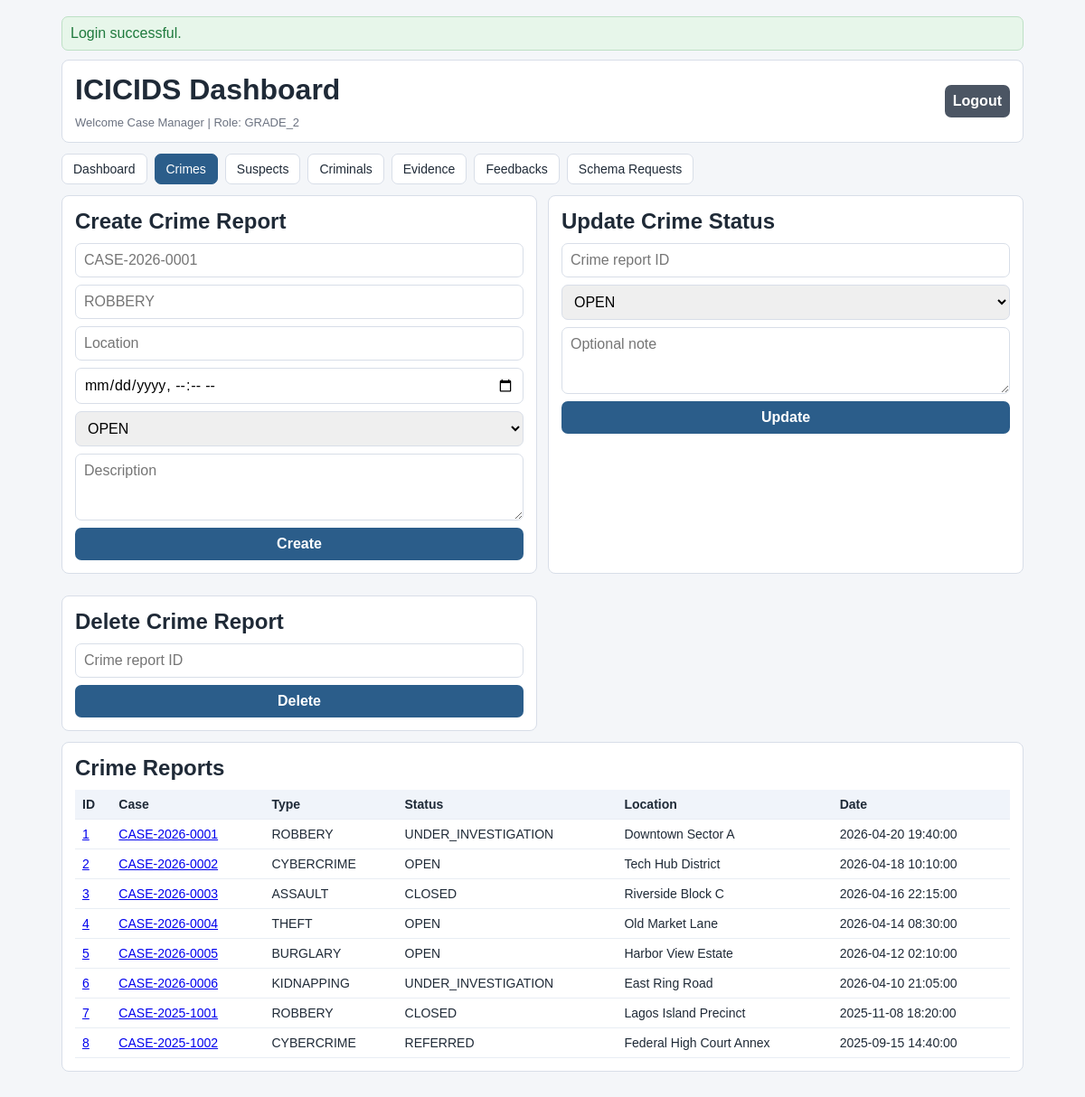
/index.php?view=crimes (signed in), run on the app's committed database.
### tables this page shows
CREATE TABLE crime_reports (
    id BIGINT UNSIGNED AUTO_INCREMENT PRIMARY KEY,
    case_number VARCHAR(40) NOT NULL UNIQUE,
    crime_type VARCHAR(120) NOT NULL,
    location_text VARCHAR(255) NOT NULL,
    latitude DECIMAL(10,8) NULL,
    longitude DECIMAL(11,8) NULL,
    crime_datetime DATETIME NOT NULL,
    description TEXT NOT NULL,
    investigation_status ENUM('OPEN', 'UNDER_INVESTIGATION', 'SUSPENDED', 'CLOSED', 'REFERRED') NOT NULL DEFAULT 'OPEN',
    reported_by_officer_id BIGINT UNSIGNED NOT NULL,
    assigned_officer_id BIGINT UNSIGNED NULL,
    created_at DATETIME NOT NULL DEFAULT CURRENT_TIMESTAMP,
    updated_at DATETIME NOT NULL DEFAULT CURRENT_TIMESTAMP ON UPDATE CURRENT_TIMESTAMP,
    CONSTRAINT fk_crime_reports_reported_by
        FOREIGN KEY (reported_by_officer_id) REFERENCES officers(id)
        ON UPDATE CASCADE ON DELETE RESTRICT,
    CONSTRAINT fk_crime_reports_assigned_to
        FOREIGN KEY (assigned_officer_id) REFERENCES officers(id)
        ON UPDATE CASCADE ON DELETE SET NULL,
    INDEX idx_crime_reports_type (crime_type),
    INDEX idx_crime_reports_status (investigation_status),
    INDEX idx_crime_reports_datetime (crime_datetime),
    INDEX idx_crime_reports_reported_by (reported_by_officer_id),
    INDEX idx_crime_reports_assigned (assigned_officer_id)
);

### Auth.php (called while the page is built, shortened)
<?php
final class Auth
{
    public function isAuthenticated(): bool
    {
        return isset($_SESSION[self::SESSION_KEY]);
    }
    public function currentOfficer(): ?array
    {
        return $_SESSION[self::SESSION_KEY];
    }
    public function enforce(string $operation, ?string $table = null): void
    {
        $officer = $this->currentOfficer();
        $rank = (string)$officer['rank'];
        $normalizedOperation = strtoupper(trim($operation));
        $normalizedTable = $table !== null ? strtolower(trim($table)) : null;
        if (
            $normalizedOperation === 'READ'
            && in_array($normalizedTable, ['officer_activity', 'login_logs'], true)
            && $rank !== self::ROLE_GRADE_1
        ) {
            throw new RuntimeException('Permission denied. Audit logs are restricted to Grade 1 officer.');
        }
        if ($rank === self::ROLE_GRADE_2) {
            $createTables = [
                'crime_reports',
                'suspects',
                'criminals',
                'evidence',
                'crime_report_suspects',
                'crime_report_evidence',
                'suspect_evidence',
                'criminal_history',
                'criminal_aliases',
            ];
            $deleteTables = [
                'crime_reports',
                'suspects',
                'criminals',
                'evidence',
                'crime_report_suspects',
                'crime_report_evidence',
                'suspect_evidence',
                'criminal_history',
                'criminal_aliases',
            ];
            if ($normalizedOperation === 'READ' || $normalizedOperation === 'UPDATE') {
                return;
            }
            if (
                $normalizedOperation === 'CREATE'
                && in_array($normalizedTable, array_merge($createTables, ['schema_requests', 'feedbacks']), true)
            ) {
                return;
            }
            if ($normalizedOperation === 'DELETE' && in_array($normalizedTable, $deleteTables, true)) {
                return;
            }
            throw new RuntimeException('Permission denied for Grade 2 officer.');
        }
        throw new RuntimeException('Unknown role. Access denied.');
    }
    public function can(string $operation, ?string $table = null): bool
    {
        try {
            return true;
        } catch (Throwable $e) {
            return false;
        }
    }
}

### CrimeAndSuspectManager.php (called while the page is built, shortened)
<?php
require_once __DIR__ . '/Auth.php';
final class CrimeAndSuspectManager
{
    private PDO $db;
    public function __construct(PDO $db, Auth $auth, AuditLogger $auditLogger)
    {
        $this->db = $db;
        $this->auth = $auth;
    }
    public function listCrimeReports(?string $status = null, ?string $crimeType = null, int $limit = 100): array
    {
        $sql = 'SELECT * FROM crime_reports WHERE 1=1';
        $params = [];
        $sql .= ' ORDER BY crime_datetime DESC LIMIT :limit';
        $stmt = $this->db->prepare($sql);
        $stmt->bindValue(':limit', max(1, $limit), PDO::PARAM_INT);
        $stmt->execute();
        return $stmt->fetchAll();
    }
}

### crimes.php (the view, shortened to what this page needs)
<?php
$crimeReports = $crimeReports ?? [];
$canDeleteCrime = $canDeleteCrime ?? false;
?>
<div class="grid-2">
    <?php if ($canCreateCrime): ?>
        <section class="card">
            <h2>Create Crime Report</h2>
            <form method="post" data-validate-crime="true">
                <input name="case_number" required placeholder="CASE-2026-0001" pattern="CASE-[0-9]{4}-[0-9]{4}" title="Use CASE-YYYY-0001 format" data-upper="true">
                <input name="crime_type" required placeholder="ROBBERY">
                <input name="location_text" required placeholder="Location">
                <input type="datetime-local" name="crime_datetime" required>
                <select name="investigation_status">
                    <option>OPEN</option>
                </select>
                <textarea name="description" rows="3" required placeholder="Description"></textarea>
                <button type="submit">Create</button>
            </form>
        </section>
    <?php endif; ?>
    <?php if ($canUpdateCrime): ?>
        <section class="card">
            <h2>Update Crime Status</h2>
            <form method="post">
                <input type="number" name="crime_report_id" required placeholder="Crime report ID">
                <select name="new_status">
                    <option>OPEN</option>
                </select>
                <textarea name="status_note" rows="3" placeholder="Optional note"></textarea>
                <button type="submit">Update</button>
            </form>
        </section>
    <?php endif; ?>
    <?php if ($canDeleteCrime): ?>
        <section class="card">
            <h2>Delete Crime Report</h2>
            <form method="post">
                <input type="number" name="crime_report_id" required placeholder="Crime report ID">
                <button type="submit">Delete</button>
            </form>
        </section>
    <?php endif; ?>
</div>
<section class="card">
    <h2>Crime Reports</h2>
    <div class="table-wrap">
        <table>
            <thead><tr><th>ID</th><th>Case</th><th>Type</th><th>Status</th><th>Location</th><th>Date</th></tr></thead>
            <tbody>
            <?php foreach ($crimeReports as $row): ?>
                <tr>
                    <td><a href="index.php?view=crimes&crime_id=<?= h((string)$row['id']) ?>"><?= h((string)$row['id']) ?></a></td>
                    <td><a href="index.php?view=crimes&crime_id=<?= h((string)$row['id']) ?>"><?= h((string)$row['case_number']) ?></a></td>
                    <td><?= h((string)$row['crime_type']) ?></td>
                    <td><?= h((string)$row['investigation_status']) ?></td>
                    <td><?= h((string)$row['location_text']) ?></td>
                    <td><?= h((string)$row['crime_datetime']) ?></td>
                </tr>
            <?php endforeach; ?>
            </tbody>
        </table>
    </div>
</section>

### style.css (style rules this page uses)
* { box-sizing: border-box; }
body { margin: 0; font-family: Tahoma, Verdana, sans-serif; background: var(--bg); color: var(--text); }
.card { background: var(--card); border: 1px solid var(--line); border-radius: 8px; padding: 14px; margin-bottom: 12px; }
h1, h2 { margin: 0 0 10px; }
.grid-2 { display: grid; grid-template-columns: 1fr 1fr; gap: 12px; }
form { display: grid; gap: 8px; }
input, select, textarea, button { width: 100%; border: 1px solid var(--line); border-radius: 7px; padding: 9px; font: inherit; }
button { background: var(--primary); color: #fff; border: none; cursor: pointer; font-weight: 700; }
.table-wrap { overflow-x: auto; }
table { width: 100%; border-collapse: collapse; font-size: 14px; }
th, td { border-bottom: 1px solid #e8edf4; padding: 8px; text-align: left; }
th { background: #f0f4fa; }

### data on the page
crime_reports: id "1", case_number "CASE-2026-0001", crime_type "ROBBERY", investigation_status "UNDER_INVESTIGATION", location_text "Downtown Sector A", crime_datetime "2026-04-20 19:40:00"
crime_reports: id "2", case_number "CASE-2026-0002", crime_type "CYBERCRIME", investigation_status "OPEN", location_text "Tech Hub District", crime_datetime "2026-04-18 10:10:00"
crime_reports: id "3", case_number "CASE-2026-0003", crime_type "ASSAULT", investigation_status "CLOSED", location_text "Riverside Block C", crime_datetime "2026-04-16 22:15:00"
crime_reports: id "4", case_number "CASE-2026-0004", crime_type "THEFT", investigation_status "OPEN", location_text "Old Market Lane", crime_datetime "2026-04-14 08:30:00"
crime_reports: id "5", case_number "CASE-2026-0005", crime_type "BURGLARY", investigation_status "OPEN", location_text "Harbor View Estate", crime_datetime "2026-04-12 02:10:00"
crime_reports: id "6", case_number "CASE-2026-0006", crime_type "KIDNAPPING", investigation_status "UNDER_INVESTIGATION", location_text "East Ring Road", crime_datetime "2026-04-10 21:05:00"
crime_reports: id "7", case_number "CASE-2025-1001", crime_type "ROBBERY", investigation_status "CLOSED", location_text "Lagos Island Precinct", crime_datetime "2025-11-08 18:20:00"
crime_reports: id "8", case_number "CASE-2025-1002", crime_type "CYBERCRIME", investigation_status "REFERRED", location_text "Federal High Court Annex", crime_datetime "2025-09-15 14:40:00"

### other printed values
$flash['message'] "Login successful."
$officer['name'] "Case Manager"
$rank "GRADE_2"
